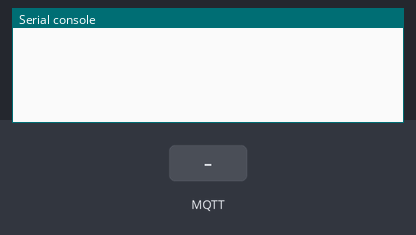
Simulated run of this program. Board: ESP32 board running MicroPython. Parts: the last lines printed to the serial console. Inputs (shaded band) come from the test bench. No MQTT or app messages arrive unless stated.

Above: at 1.3 s.
1.4 s: MQTT message "art/emotion" arrives on the first subscribed topic
At 3.1 s:
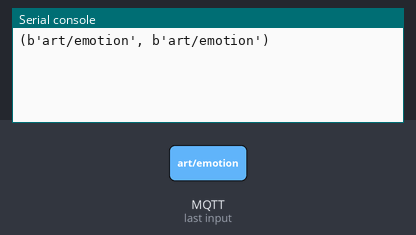
3.6 s: MQTT message "1" arrives on the first subscribed topic
At 4.6 s:
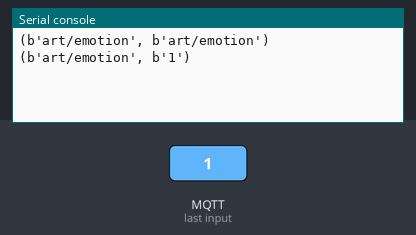
5.6 s: MQTT message "on" arrives on the first subscribed topic
At 7.3 s:
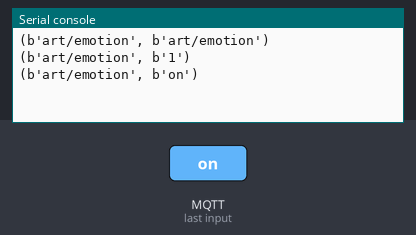
7.6 s: MQTT message "off" arrives on the first subscribed topic
At 8.9 s:
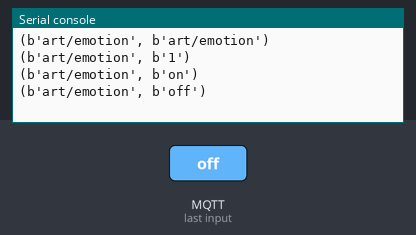

The program:

servo_mp_sub.py
```python
from umqtt.simple import MQTTClient
from time import sleep
from servo import Servo

servos = []

#for MS18 servo, orange=signal(attach to control pin, this example uses 23), red=+5v, green=GND
max_angle = 180
s = Servo( pin=23, freq=50, min_us=500, max_us=2500, angle=max_angle)

#
# Publish test messages e.g. with:
# mosquitto_pub -t foo_topic -m hello
# or see esp32 example at
# https://github.com/MonumentalImpact/IOT_workshop/blob/main/mqtt/test_mp_pub.py


CLIENT_NAME = 'mp1' #must be set to the name of the esp32 being used
BROKER_ADDR = 'pi5ub.local'

emo = 'unknown'

# Received messages from subscriptions will be delivered to this callback
def sub_cb(topic, msg):
    global emo
    print((topic, msg))
    if topic == b'art/emotion':
        emo = msg.decode('utf-8')


def main(server="localhost"):
    c = MQTTClient(CLIENT_NAME, BROKER_ADDR)
    c.set_callback(sub_cb)
    c.connect()
    c.subscribe(b'art/emotion')
    i = 0
    while True:
        # Non-blocking wait for message
        c.check_msg()
        # Then need to sleep to avoid 100% CPU usage (in a real
        # app other useful actions would be performed instead)
        sleep(1)
        i+=1
        if i > 30:
            break

    c.disconnect()


if __name__ == "__main__":
    main()
```

servo.py
```python
from machine import PWM
import math

# originally by Radomir Dopieralski http://sheep.art.pl
# from https://bitbucket.org/thesheep/micropython-servo

class Servo:
    """
    A simple class for controlling hobby servos.

    Args:
        pin (machine.Pin): The pin where servo is connected. Must support PWM.
        freq (int): The frequency of the signal, in hertz.
        min_us (int): The minimum signal length supported by the servo.
        max_us (int): The maximum signal length supported by the servo.
        angle (int): The angle between the minimum and maximum positions.

    """
    def __init__(self, pin, freq=50, min_us=600, max_us=2400, angle=180):
        self.min_us = min_us
        self.max_us = max_us
        self.us = 0
        self.freq = freq
        self.angle = angle
        self.pwm = PWM(pin, freq=freq, duty=0)

    def write_us(self, us):
        """Set the signal to be ``us`` microseconds long. Zero disables it."""
        if us == 0:
            self.pwm.duty(0)
            return
        us = min(self.max_us, max(self.min_us, us))
        duty = us * 1024 * self.freq // 1000000
        self.pwm.duty(duty)

    def write_angle(self, degrees=None, radians=None):
        """Move to the specified angle in ``degrees`` or ``radians``."""
        if degrees is None:
            degrees = math.degrees(radians)
        degrees = degrees % 360
        total_range = self.max_us - self.min_us
        us = self.min_us + total_range * degrees // self.angle
        self.write_us(us)
```

Measured:
- after the input at 1.4 s, the serial console: prints a new line after 0.75 s (image 1)
- after the input at 3.6 s, the serial console: prints a new line after 0.55 s (image 2)
- after the input at 5.6 s, the serial console: prints a new line after 0.55 s (image 3)
- after the input at 7.6 s, the serial console: prints a new line after 0.55 s (image 4)
